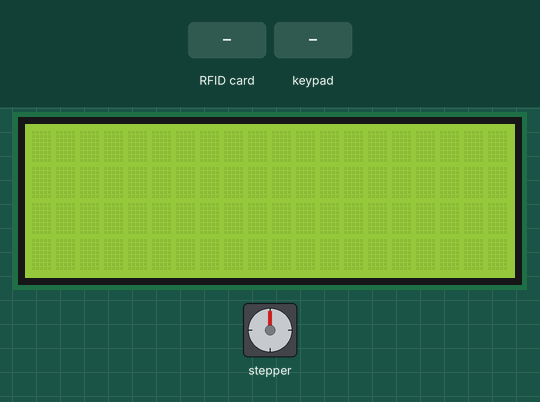
Simulated run of this sketch. Board: Arduino Mega 2560, built with avr-gcc and run on an emulated ATmega2560. Parts: stepper motor, 20×4 character LCD. Wiring (inferred from the names in the program): stepper motor driver (200 steps per turn assumed): step pin 2; direction pin 3. Inputs (shaded band) come from the test bench. What the sketch prints to the serial monitor is not drawn.

Above: at 1.3 s.
1.4 s: RFID card 03 42 25 FD held to the reader
At 2.3 s:
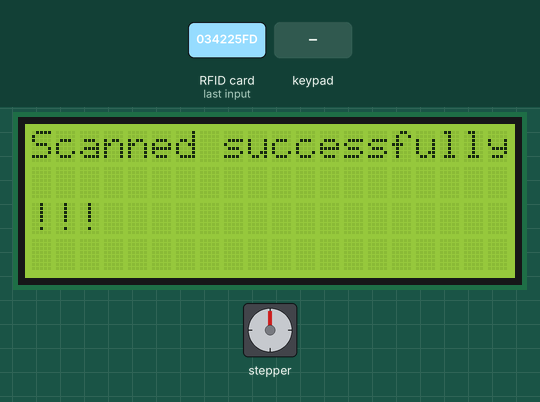
4.4 s: RFID card 5E 7A 19 C4 held to the reader
At 4.9 s:
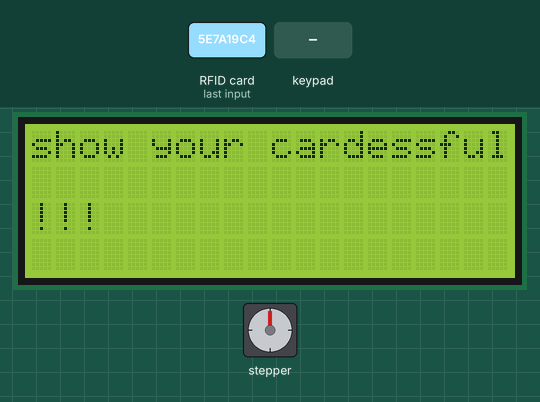
5.9 s: RFID card 33 93 41 C8 held to the reader
At 6.8 s:
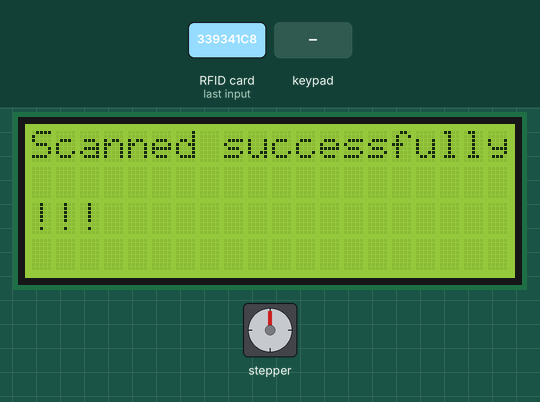
7.4 s: key '1' pressed
At 10.2 s:
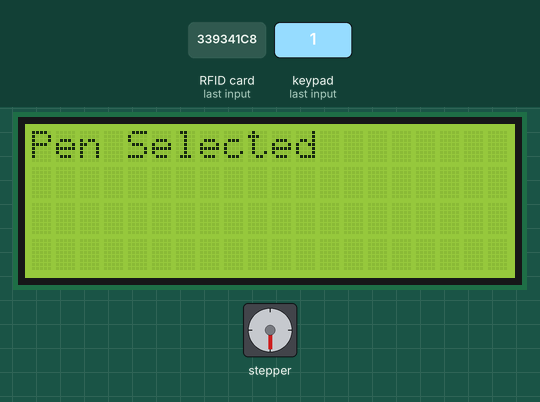
10.4 s: RFID card 5E 7A 19 C4 held to the reader
At 11.2 s:
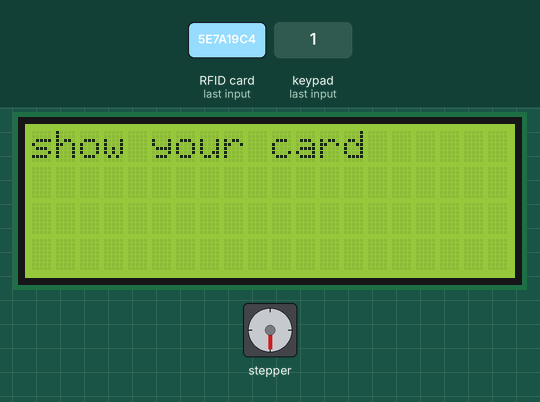
11.9 s: RFID card D3 9C A9 C9 held to the reader
At 15.2 s:
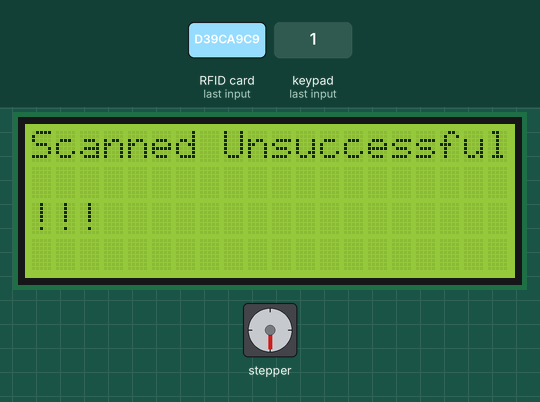
Timing chart, 0 to 15.9 s (numbered marks = the images above; inputs shaded):
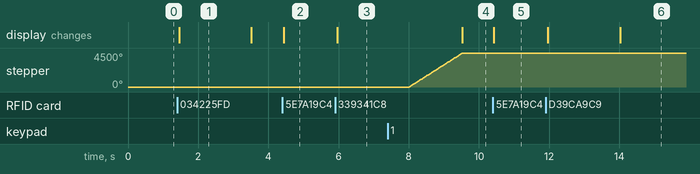

Measured:
- after the input at 1.4 s, the display: changes after 0.06 s (image 1)
- after the input at 4.4 s, the display: changes at once (image 2)
- after the input at 5.9 s, the display: changes after 0.06 s (image 3)
- after the input at 7.4 s, stepper: turns 4500° clockwise in 1.5 s, starting after 0.62 s; the display: changes after 2.1 s (image 4)
- after the input at 10.4 s, the display: changes at once (image 5)
- after the input at 11.9 s, the display: first changes after 0.06 s (image 6 shows a later state)
- what the display in image 1 shows lasts 2.0 s, from 1.5 s to 3.5 s

The sketch:

rfid_with_motor_copy_20240202162529.ino
```cpp
#include <SPI.h>
#include "MFRC522.h"
#include <Wire.h>
#include <Keypad.h>
#include <LiquidCrystal_I2C.h>

#define SS_PIN 53
#define RST_PIN 49

#define STEP_PIN 2  // Connect to the STEP pin on the motor driver
#define DIR_PIN 3

MFRC522 mfrc522(SS_PIN, RST_PIN);
// Keypad Setup
const byte ROWS = 4;
const byte COLS = 4;
char keys[ROWS][COLS] = {
  {'1','2','3','A'},
  {'4','5','6','B'},
  {'7','8','9','C'},
  {'*','0','#','D'}
};
byte rowPins[ROWS] = {13,12,11,10};
byte colPins[COLS] = {9,8,7,6};
Keypad keypad = Keypad(makeKeymap(keys), rowPins, colPins, ROWS, COLS);
// LCD Setup for 20x4 I2C
LiquidCrystal_I2C lcd(0x27, 20, 4); // Adjust the I2C address if necessary

String getCardUID();
bool isValidCard(String x);

String getCardUID() {
  String uid = "";
  for (byte i = 0; i < mfrc522.uid.size; i++) {
    uid += String(mfrc522.uid.uidByte[i] < 0x10 ? " 0" : " ");
    uid += String(mfrc522.uid.uidByte[i], HEX);
  }
  return uid;
}

bool isValidCard(String cardUID) {
  String validCards[]={
    " 03 42 25 fd",
    " 33 93 41 c8",
    " d3 9c a9 c9"
  };
  int validCardsLen = 3;
  // Implement your validation logic here, e.g., check against a database
  // Dummy example: Allow access if the card UID is "01 23 45 67"

  for(int i=0; i<validCardsLen; i++){
    if(validCards[i] == cardUID){
      return true;
    }
  }
  return false;
}

void setup() {
  Serial.begin(115200);
  SPI.begin();
  mfrc522.PCD_Init();

 // LCD Setup
  lcd.init();
  lcd.backlight();

  // motor setup
  pinMode(STEP_PIN, OUTPUT);
  pinMode(DIR_PIN, OUTPUT);
}

void loop() {
  if (mfrc522.PICC_IsNewCardPresent() && mfrc522.PICC_ReadCardSerial())
  {
    String uid = getCardUID();
    Serial.println(uid);
    lcd.setCursor(0,0);
    lcd.print("show your card");

    if (isValidCard(uid))
    {
      // Serial.println("Access granted!");
      lcd.clear();
      lcd.setCursor(0, 0);
      lcd.print("Scanned successfully!!!");

      // lcd.print("Access Granted");
      delay(2000);
      lcd.clear();
      lcd.setCursor(0, 0);
      lcd.print("Choose option :");
      lcd.setCursor(0, 1);

      lcd.print("1.Pen");
      lcd.setCursor(0, 2);
      lcd.print("2.Pencil");
      // Perform actions corresponding to valid access
      // Rotate the motor clockwise
      char key = keypad.getKey();
      if (key == '1')
      {
        // Handle option 1 - Pen
        // Add your logic here
        lcd.clear();
        lcd.print("Pen Selected");
        digitalWrite(DIR_PIN, HIGH);
        for (int i = 0; i < 2500; i++) {
          digitalWrite(STEP_PIN, HIGH);
          delayMicroseconds(300);  // Reduce delay for faster speed
          digitalWrite(STEP_PIN, LOW);
          delayMicroseconds(300);
        }
        delay(500);  // Pause for 1 second
      }
      else if (key == '2')
      {
        // Handle option 2 - Pencil
        // Add your logic here
        lcd.clear();
        lcd.print("Pencil Selected");
        // Rotate the motor counterclockwise
        digitalWrite(DIR_PIN, LOW);
        for (int i = 0; i < 2500; i++) {
          digitalWrite(STEP_PIN, HIGH);
          delayMicroseconds(300);  // Reduce delay for faster speed
          digitalWrite(STEP_PIN, LOW);
          delayMicroseconds(300);  // Reduce delay for faster speed
        }

        delay(500);  // Pause for 1 second

          // Reduce delay for faster speed
      }
     else {
      // Serial.println("Access denied!");
      // Perform actions corresponding to invalid access
      lcd.clear();
      lcd.setCursor(0, 0);
      lcd.print("Scanned Unsuccessful!!!");
    }
  }
      // Halt the card
    mfrc522.PICC_HaltA();
    mfrc522.PCD_StopCrypto1();
}
}
```
